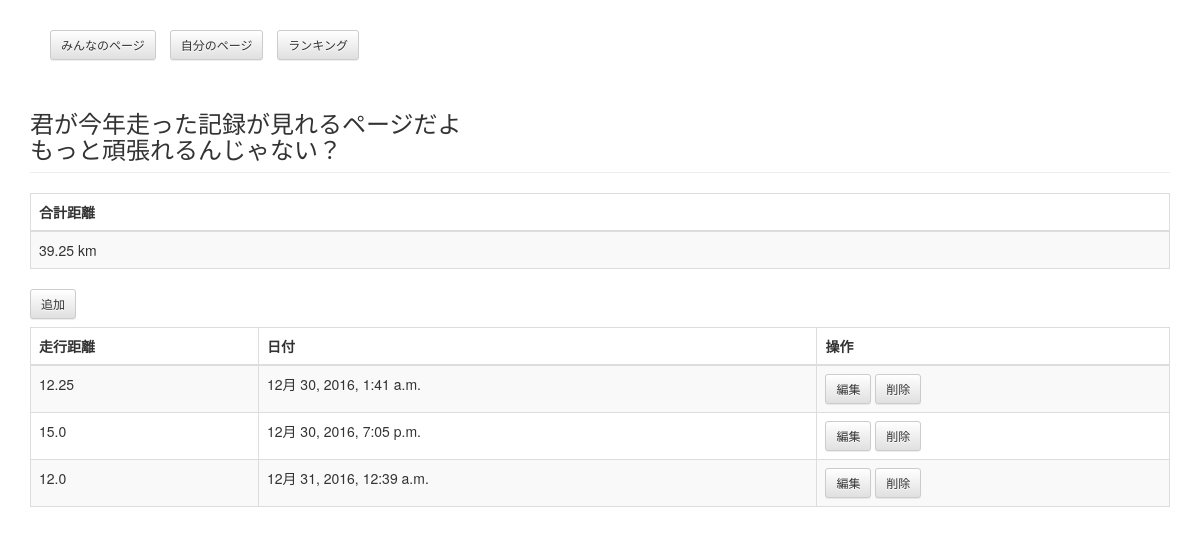
The app's page /cms/track/user/ (signed in) with its own data.
### cms/models.py (models this page shows)
class Track(models.Model):
    user = models.ForeignKey(User, related_name='tracks')
    distance = models.FloatField()
    date = models.DateTimeField(default=datetime.now)

### cms/views.py (the view)
@login_required
def track_list_user(request):
    tracks = Track.objects.filter(user=request.user)
    sum_distance = 0
    for track in tracks:
        sum_distance += track.distance
    return render(request,
                  'cms/track_list_user.html',
                  {'tracks': tracks, 'sum_distance': sum_distance})

### cms/templates/cms/track_list_user.html (shortened to what this page needs)
{% extends "cms/../base.html" %}
{% block content %}
    <h3 class="page-header">君が今年走った記録が見れるページだよ
        <br>もっと頑張れるんじゃない？</h3>
    <table class="table table-striped table-bordered">
        <thead>
        <tr>
            <th>合計距離</th>
        </tr>
        </thead>
        <tbody>
        <tr>
            <td>{{ sum_distance }} km</td>
        </tr>
        </tbody>
    </table>
    <a href="{% url 'cms:track_add' %}" class="btn btn-default btn-sm">追加</a>
    <table class="table table-striped table-bordered">
        <thead>
        <tr>
            <th>走行距離</th>
            <th>日付</th>
            <th>操作</th>
        </tr>
        </thead>
        <tbody>
        {% for track in tracks %}
            <tr>
                <td>{{ track.distance }}</td>
                <td>{{ track.date }}</td>
                <td>
                    <a href="{% url 'cms:track_mod' track_id=track.id %}" class="btn btn-default btn-sm">編集</a>
                    <a href="{% url 'cms:track_del' track_id=track.id %}" class="btn btn-default btn-sm">削除</a>
                </td>
            </tr>
        {% endfor %}
        </tbody>
    </table>
{% endblock content %}

### cms/templates/cms/track_list_user.html (style rules this page uses)
table { margin-top: 8px; }

### records on screen
Track: distance "12.25", date "12月 30, 2016, 1:41 a.m."
Track: distance "15.0", date "12月 30, 2016, 7:05 p.m."
Track: distance "12.0", date "12月 31, 2016, 12:39 a.m."

### other values on screen
{{ sum_distance }} "39.25"
